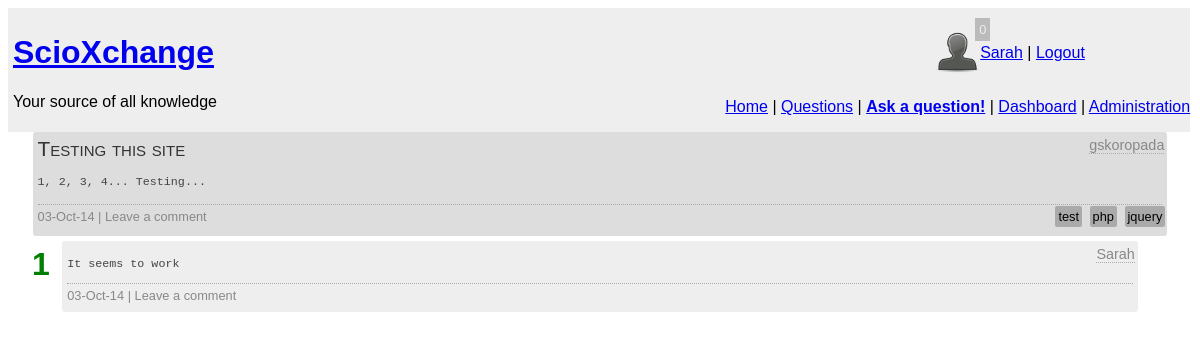
Page /question.php?id=19 (signed in) on the earlier database version.
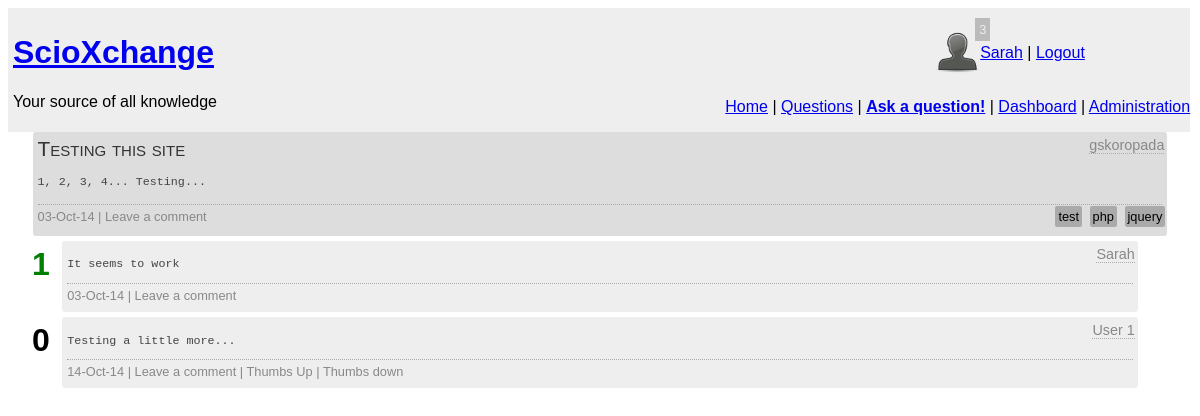
Same page on the later database version.
### tables this page shows
CREATE TABLE `question` (
  `question_id` int(10) unsigned NOT NULL AUTO_INCREMENT,
  `author` int(10) unsigned NOT NULL COMMENT 'Foreign Key',
  `question_title` text,
  `content` longtext,
  `tags` text,
  `timestamp` datetime NOT NULL,
  PRIMARY KEY (`question_id`),
  KEY `author` (`author`),
  CONSTRAINT `question_ibfk_1` FOREIGN KEY (`author`) REFERENCES `user` (`UserID`)
);

CREATE TABLE `answer` (
  `answer_id` int(10) unsigned NOT NULL AUTO_INCREMENT,
  `author` int(10) unsigned NOT NULL,
  `content` longtext NOT NULL,
  `positive_votes` int(11) NOT NULL DEFAULT '0',
  `negative_votes` int(11) NOT NULL DEFAULT '0',
  `question` int(10) unsigned NOT NULL,
  `timestamp` datetime DEFAULT NULL,
  PRIMARY KEY (`answer_id`),
  KEY `author` (`author`),
  KEY `answer_question_idx` (`question`),
  CONSTRAINT `answer_ibfk_1` FOREIGN KEY (`author`) REFERENCES `user` (`UserID`),
  CONSTRAINT `answer_question` FOREIGN KEY (`question`) REFERENCES `question` (`question_id`) ON DELETE CASCADE ON UPDATE CASCADE
);

CREATE TABLE `user` (
  `UserID` int(11) unsigned NOT NULL AUTO_INCREMENT,
  `email` varchar(30) NOT NULL,
  `screenName` varchar(25) NOT NULL,
  `reputation` float DEFAULT '0',
  `role` int(11) DEFAULT '0',
  `avatar` varchar(20) DEFAULT NULL,
  `pwd` varchar(255) NOT NULL,
  `active` bit(1) NOT NULL DEFAULT b'0',
  `moderated` bit(1) NOT NULL DEFAULT b'1',
  `pwdChange` bit(1) DEFAULT b'0',
  PRIMARY KEY (`UserID`)
);

### notify.php (called while the page is built, shortened)
<?php
function hasNotifications($user) {
	require "connect.php";
	$query = "SELECT count(not_id) FROM notification WHERE user = $user and status=0";
	$result = mysqli_query($con, $query);
	if(!$result) {
		echo mysqli_error($con);
		return 0;
	} else {
		$nots = mysqli_fetch_array($result);
		return $nots[0];
	}
}
?>

### vote.php (called while the page is built, shortened)
<?php
function checkVote($id) {
	global $con;
	$query = "SELECT count(answer) as voted FROM vote_tracking WHERE author=".$_SESSION['userid']." AND answer=".$id;
	$result = mysqli_query($con, $query);
	if(!$result) {
		echo "DB Error";
	} else{
		$voted = mysqli_fetch_array($result);
		if($voted['voted'] == 0) {
			return true;
		} else {
			return false;
		}
	}
}
?>

### question.php (the view, shortened to what this page needs)
<?php
require ("connect.php");
$sql = 'SELECT author, question_title, content, tags, timestamp, screenName FROM question INNER JOIN user ON author = UserID WHERE question_id = '.$_GET['id'];
$result = mysqli_query($con, $sql);
$question = mysqli_fetch_assoc($result);
include "html_start.php";
include "header.php";
require "vote.php";
require "questions_backend.php";
$d = new DateTime($question['timestamp']);
echo "<div id='wrapper'>";
echo "<div class='question'><p class='qtitle'>".$question['question_title']."</p>";
echo "<span class='qexcerpt'><p><pre>".$question['content']."</pre></p></span>";
echo "<span class='qstats'>".date_format($d,"d-M-y");
if(isset($_SESSION['userid'])) {
	echo " | <span id='".$_GET['id']."' class='btnQComment click_option'>Leave a comment</span>";
}
echo "<span class='tags'>";
$tags = explode(',' , $question['tags']);
foreach($tags as $tag) {
	$tag = trim($tag);
	echo "<a href='tag.php?tag=$tag'>$tag</a> ";
}
echo "</span></span><span class='qauthor'><a href=\"user_profile.php?id=".$question['author']."\">" . $question['screenName']."</a></span>";
echo "</div>";
getAnswers($_GET['id'], false);
echo "</div>";
require("html_end.php");
?>

### header.php (shortened to what this page needs)
<div id="header">
<div id="logo">
	<h1><a href="index.php">ScioXchange</a></h1>
	<p>Your source of all knowledge</p>
</div>
<div id="status">
<?php
if(!isset($_SESSION['userid'])){
	echo "<p><span class='click_option' onclick='loginDialog();'>Login</span> | ";
	echo "<a href='register.php'>Sign Up</a></p>";
	echo "<p><span class='click_option' onclick='pwdReset();'>Forgot your password?</span></p>";
} else {
	require "connect.php";
	require "notify.php";
	$nots = hasNotifications($_SESSION['userid']);
	echo "<p><div class='avatar'><img id='avatar_thumb' src='profile_pics/thumbs/";
	if(!file_exists("profile_pics/thumbs/".$_SESSION['avatar'].".jpg")) {
		echo "default.png'";
	} else {
		echo $_SESSION['avatar'].".jpg'";
	}
	echo "></div>";
	echo "<span id='not_counter' class='click_option'>$nots</span>";
	echo "<div><a href='account.php'>".$_SESSION['screenname']."</a>";
	echo " | <a href='logout.php'>Logout</a></p></div>";
}
?>
</div>
<div id="menu">
<?php
require("menu.php");
?>
</div>
</div>

### questions_backend.php (shortened to what this page needs)
<?php
function getAnswers($id, $slider) {
	global $con;
	$sql = "SELECT answer_id, author, content, (positive_votes-negative_votes) as rating, screenName, timestamp FROM answer INNER JOIN user on author = UserID WHERE question = $id ORDER BY rating DESC";
	$result = mysqli_query($con, $sql);
	while($answers = mysqli_fetch_assoc($result)) {
		echo "<div class='answer' id='ans_".$answers['answer_id']."'><span class='ans_content'><pre>".$answers['content']."</pre></span><span class='aauthor'><a href=\"user_profile.php?id="
				.$answers['author']."\">".$answers['screenName']."</a></span>";
		echo "<span id='rating_".$answers['answer_id']."' class='rating ";
		if($answers['rating']>0) {
			echo "r_pos";
		} else if ($answers['rating']<0){
			echo "r_neg";
		}
		echo "'>".$answers['rating']."</span>";
		echo "<div class='astats'>".date_format(new DateTime($answers['timestamp']), "d-M-y");
		if(isset($_SESSION['userid'])) {
			echo " | <span id='".$answers['answer_id']."' class='click_option btnAComment'>Leave a comment</span>";
			if(checkVote($answers['answer_id'])) {
				if($_SESSION['userid'] != $answers['author']) {
					echo " | <span id='".$answers['answer_id']."' class='click_option thumb_up'>Thumbs Up</span>";
					echo " | <span id='".$answers['answer_id']."' class='click_option thumb_down'>Thumbs down</span>";
				}
			} else {
				echo " | Already voted.";
			}
		}
		echo "</div>";
		if(!$slider) {
			getComments(1, $answers['answer_id']);
		}
		echo "</div>";
	}
}
function getComments($type, $id) {
	global $con;
	$sql = "SELECT comment_id, screenName, comment, timestamp, comment_author FROM comment INNER JOIN user ON UserID = comment_author WHERE link = $id AND link_to = $type";
	$result = mysqli_query($con, $sql);
}
?>

Differences in the rows shown:
added answer: content "Testing a little more...", author.screenName "User 1", rating "0", timestamp "14-Oct-14"
Other differences:
$nots: "0" → "3"
